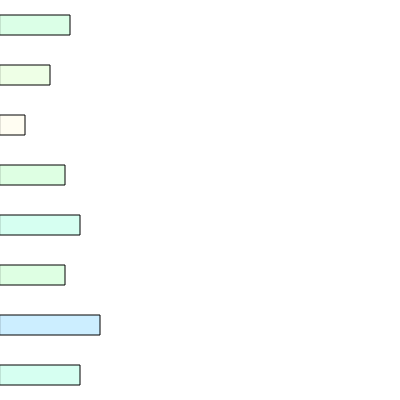
Frame 1 (no input)
Frame 60 (no input): identical to frame 1, image omitted
Frame 120 (the mouse pressed at the canvas centre since frame 60): identical to frame 1, image omitted

The p5.js sketch that drew this single still picture (run headless with seeded random() and noise() and a simulated clock; from frame 60 on, the mouse is pressed at the canvas centre):

// p5.js sketch
// ── sketch.js
var numbers = [70, 50, 25, 65, 80, 65, 100, 80]

function setup() {
  createCanvas(400, 400);
  colorMode(HSB)
}

function draw() {
  background(220);
  translate(0,15);
  for (var i = 0; i<numbers.length; i++){
    var n = numbers[i];
    fill(n*2,n*0.2,100);
    
    rect(0,i*50,n,20);
  }
}
